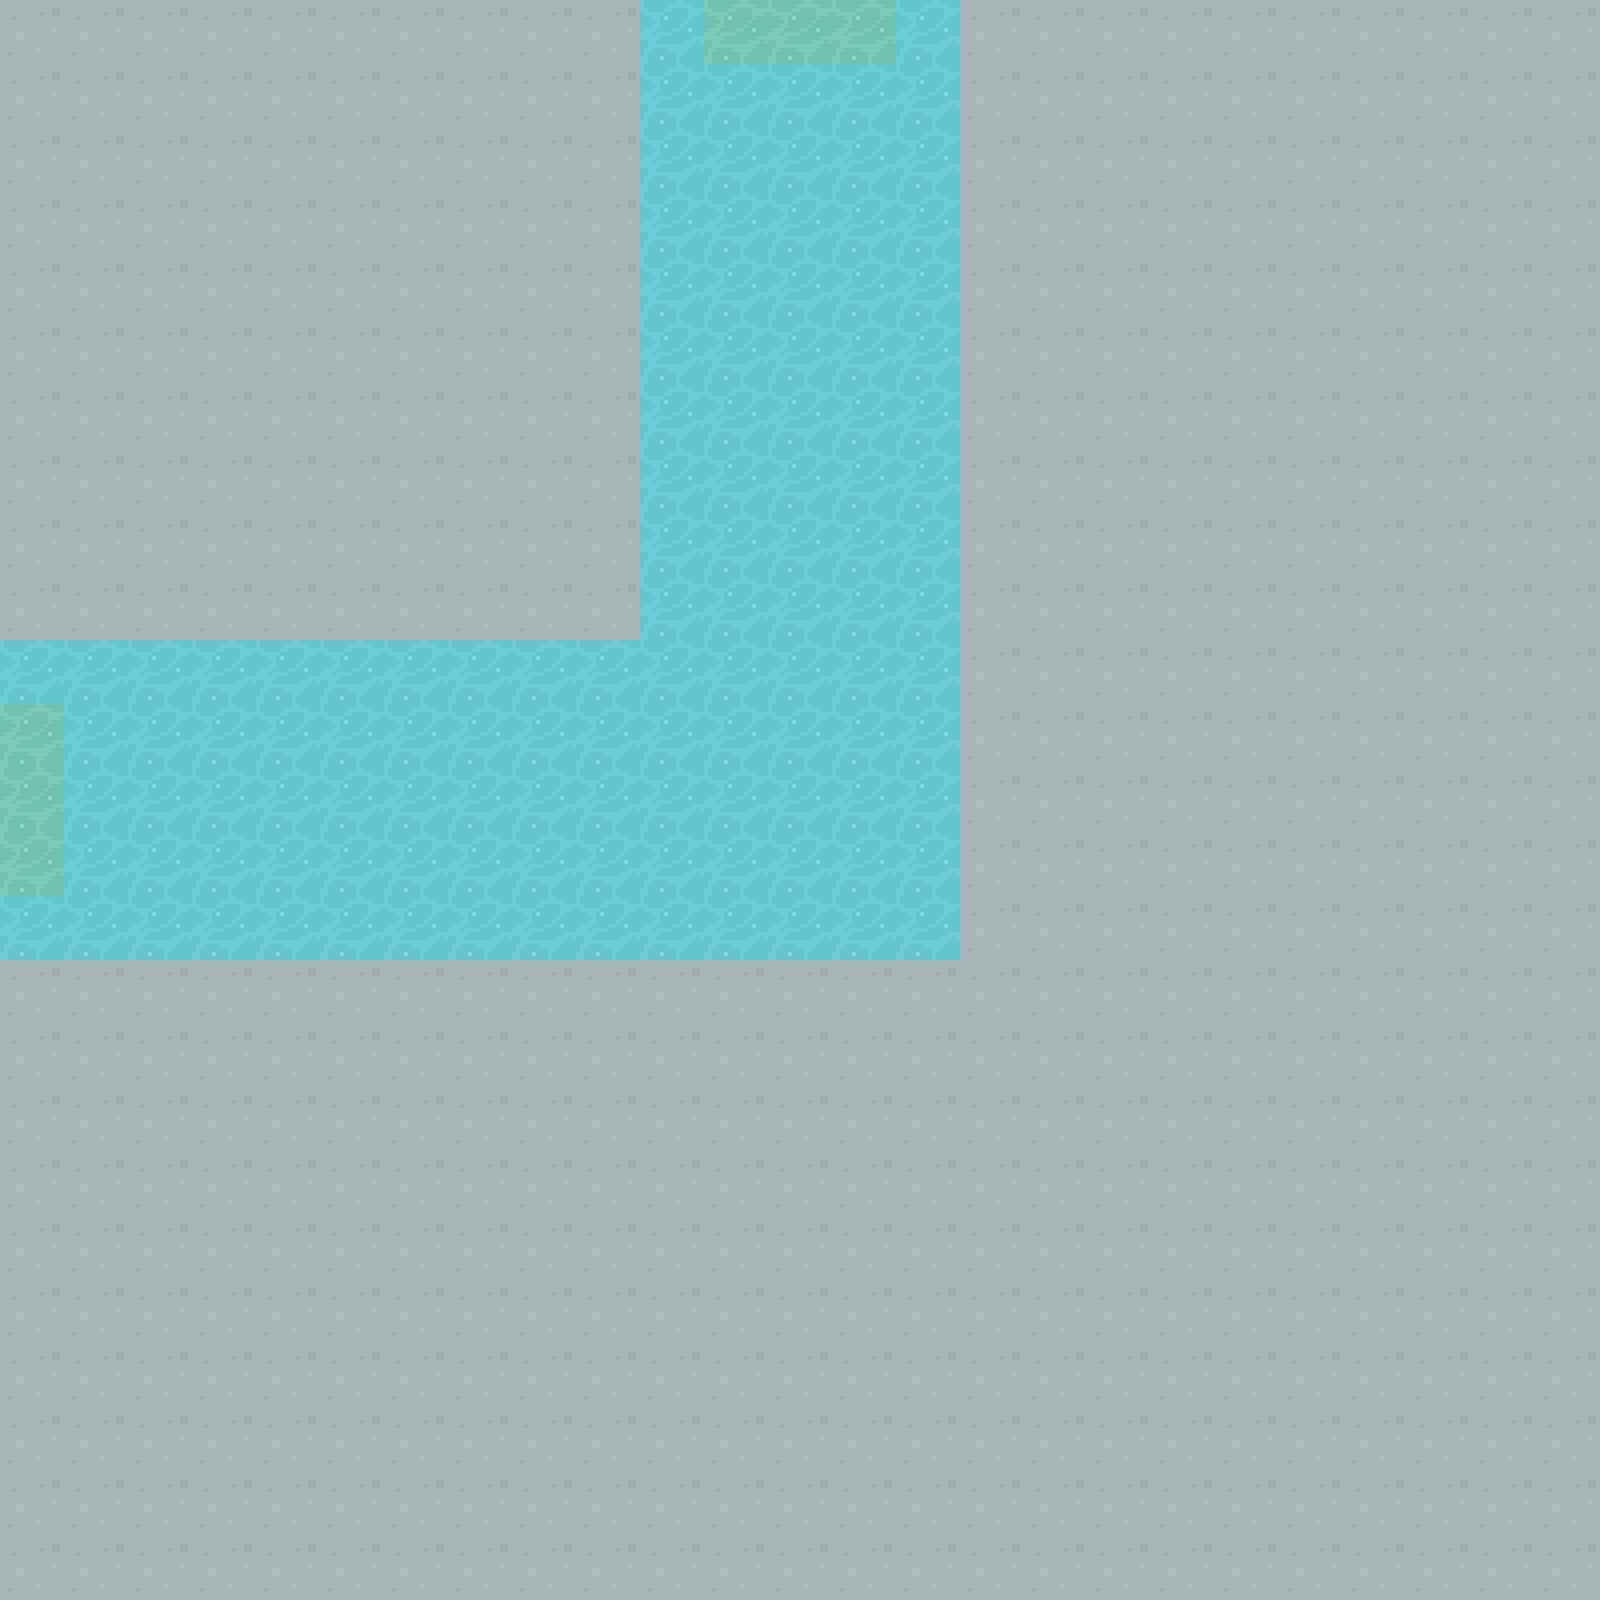

Below is a game level as drawn by its tile map, then a one-line description and the .tmx file that defines it, in full:
An orthogonal 25x25 tile map with 64x64 px tiles, 1 tile layer (Tile Layer 1) and 11 objects (WEST, NORTH).

<map version="1.2" tiledversion="1.3.3" orientation="orthogonal" renderorder="right-down" width="25" height="25" tilewidth="64" tileheight="64" infinite="0" nextlayerid="3" nextobjectid="23">
 <tileset firstgid="1" source="../maps/64TilesheetDungeon.tsx" />
 <layer id="1" name="Tile Layer 1" width="25" height="25">
  <data encoding="csv">
68,68,68,68,68,68,68,68,68,68,321,326,326,326,321,68,68,68,68,68,68,68,68,68,68,
68,68,68,68,68,68,68,68,68,68,321,321,321,321,321,68,68,68,68,68,68,68,68,68,68,
68,68,68,68,68,68,68,68,68,68,321,321,321,321,321,68,68,68,68,68,68,68,68,68,68,
68,68,68,68,68,68,68,68,68,68,321,321,321,321,321,68,68,68,68,68,68,68,68,68,68,
68,68,68,68,68,68,68,68,68,68,321,321,321,321,321,68,68,68,68,68,68,68,68,68,68,
68,68,68,68,68,68,68,68,68,68,321,321,321,321,321,68,68,68,68,68,68,68,68,68,68,
68,68,68,68,68,68,68,68,68,68,321,321,321,321,321,68,68,68,68,68,68,68,68,68,68,
68,68,68,68,68,68,68,68,68,68,321,321,321,321,321,68,68,68,68,68,68,68,68,68,68,
68,68,68,68,68,68,68,68,68,68,321,321,321,321,321,68,68,68,68,68,68,68,68,68,68,
68,68,68,68,68,68,68,68,68,68,321,321,321,321,321,68,68,68,68,68,68,68,68,68,68,
321,321,321,321,321,321,321,321,321,321,321,321,321,321,321,68,68,68,68,68,68,68,68,68,68,
326,321,321,321,321,321,321,321,321,321,321,321,321,321,321,68,68,68,68,68,68,68,68,68,68,
326,321,321,321,321,321,321,321,321,321,321,321,321,321,321,68,68,68,68,68,68,68,68,68,68,
326,321,321,321,321,321,321,321,321,321,321,321,321,321,321,68,68,68,68,68,68,68,68,68,68,
321,321,321,321,321,321,321,321,321,321,321,321,321,321,321,68,68,68,68,68,68,68,68,68,68,
68,68,68,68,68,68,68,68,68,68,68,68,68,68,68,68,68,68,68,68,68,68,68,68,68,
68,68,68,68,68,68,68,68,68,68,68,68,68,68,68,68,68,68,68,68,68,68,68,68,68,
68,68,68,68,68,68,68,68,68,68,68,68,68,68,68,68,68,68,68,68,68,68,68,68,68,
68,68,68,68,68,68,68,68,68,68,68,68,68,68,68,68,68,68,68,68,68,68,68,68,68,
68,68,68,68,68,68,68,68,68,68,68,68,68,68,68,68,68,68,68,68,68,68,68,68,68,
68,68,68,68,68,68,68,68,68,68,68,68,68,68,68,68,68,68,68,68,68,68,68,68,68,
68,68,68,68,68,68,68,68,68,68,68,68,68,68,68,68,68,68,68,68,68,68,68,68,68,
68,68,68,68,68,68,68,68,68,68,68,68,68,68,68,68,68,68,68,68,68,68,68,68,68,
68,68,68,68,68,68,68,68,68,68,68,68,68,68,68,68,68,68,68,68,68,68,68,68,68,
68,68,68,68,68,68,68,68,68,68,68,68,68,68,68,68,68,68,68,68,68,68,68,68,68
</data>
 </layer>
 <objectgroup id="2" name="Object Layer 1">
  <object id="4" x="-127.913" y="453.829" width="1.75223" />
  <object id="10" x="-78.8505" y="131.418" />
  <object id="13" x="-115.647" y="446.82" />
  <object id="14" x="-64" y="0" width="64" height="1600" />
  <object id="15" x="0" y="-64" width="1600" height="64" />
  <object id="16" x="1600" y="0" width="64" height="1600" />
  <object id="17" x="0" y="1600" width="1600" height="64" />
  <object id="18" x="-92.8684" y="1333.45" />
  <object id="20" x="-133.17" y="199.755" />
  <object id="21" name="WEST" x="0" y="704" width="64" height="192" />
  <object id="22" name="NORTH" x="704" y="0" width="192" height="64" />
 </objectgroup>
</map>
